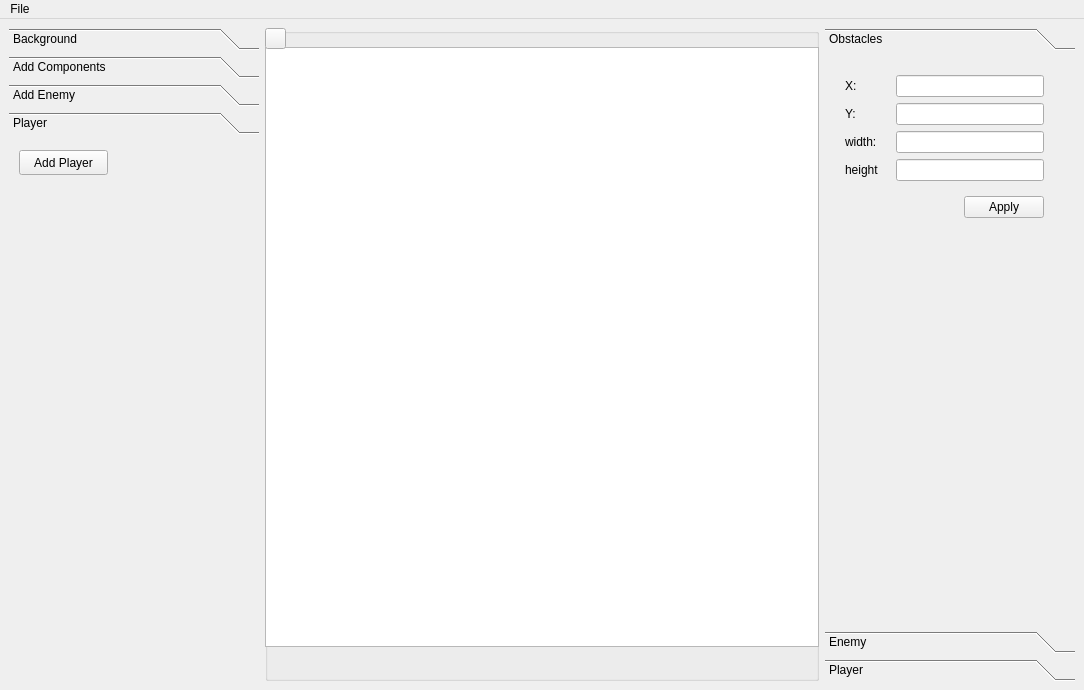
<?xml version="1.0" encoding="UTF-8"?>
<ui version="4.0">
 <class>MainWindow</class>
 <widget class="QMainWindow" name="MainWindow">
  <property name="geometry">
   <rect>
    <x>0</x>
    <y>0</y>
    <width>1084</width>
    <height>690</height>
   </rect>
  </property>
  <property name="windowTitle">
   <string>MainWindow</string>
  </property>
  <widget class="QWidget" name="centralwidget">
   <layout class="QHBoxLayout" name="horizontalLayout">
    <item>
     <widget class="QToolBox" name="tbConfigure">
      <property name="maximumSize">
       <size>
        <width>250</width>
        <height>16777215</height>
       </size>
      </property>
      <property name="currentIndex">
       <number>3</number>
      </property>
      <widget class="QWidget" name="page">
       <property name="geometry">
        <rect>
         <x>0</x>
         <y>0</y>
         <width>250</width>
         <height>526</height>
        </rect>
       </property>
       <attribute name="label">
        <string>Background</string>
       </attribute>
       <widget class="QPushButton" name="pbChooseFromDefault">
        <property name="geometry">
         <rect>
          <x>0</x>
          <y>0</y>
          <width>201</width>
          <height>25</height>
         </rect>
        </property>
        <property name="text">
         <string>Choose formDefault</string>
        </property>
       </widget>
      </widget>
      <widget class="QWidget" name="page_3">
       <property name="geometry">
        <rect>
         <x>0</x>
         <y>0</y>
         <width>250</width>
         <height>526</height>
        </rect>
       </property>
       <attribute name="label">
        <string>Add Components</string>
       </attribute>
       <widget class="QPushButton" name="pbRectangle">
        <property name="geometry">
         <rect>
          <x>0</x>
          <y>10</y>
          <width>89</width>
          <height>25</height>
         </rect>
        </property>
        <property name="text">
         <string>Rectangle</string>
        </property>
       </widget>
      </widget>
      <widget class="QWidget" name="page_2">
       <property name="geometry">
        <rect>
         <x>0</x>
         <y>0</y>
         <width>250</width>
         <height>526</height>
        </rect>
       </property>
       <attribute name="label">
        <string>Add Enemy</string>
       </attribute>
       <widget class="QPushButton" name="pbEnemyOne">
        <property name="geometry">
         <rect>
          <x>10</x>
          <y>10</y>
          <width>89</width>
          <height>25</height>
         </rect>
        </property>
        <property name="text">
         <string>Emeny one</string>
        </property>
       </widget>
      </widget>
      <widget class="QWidget" name="page_6">
       <property name="geometry">
        <rect>
         <x>0</x>
         <y>0</y>
         <width>250</width>
         <height>526</height>
        </rect>
       </property>
       <attribute name="label">
        <string>Player</string>
       </attribute>
       <widget class="QPushButton" name="pbAddPlayer">
        <property name="geometry">
         <rect>
          <x>10</x>
          <y>10</y>
          <width>89</width>
          <height>25</height>
         </rect>
        </property>
        <property name="text">
         <string>Add Player</string>
        </property>
       </widget>
      </widget>
     </widget>
    </item>
    <item>
     <widget class="QGroupBox" name="groupBox">
      <property name="enabled">
       <bool>true</bool>
      </property>
      <widget class="QGraphicsView" name="gvMainScene">
       <property name="enabled">
        <bool>true</bool>
       </property>
       <property name="geometry">
        <rect>
         <x>0</x>
         <y>19</y>
         <width>554</width>
         <height>600</height>
        </rect>
       </property>
       <property name="sizePolicy">
        <sizepolicy hsizetype="Maximum" vsizetype="Maximum">
         <horstretch>0</horstretch>
         <verstretch>0</verstretch>
        </sizepolicy>
       </property>
       <property name="autoFillBackground">
        <bool>false</bool>
       </property>
      </widget>
      <widget class="QPushButton" name="startBt">
       <property name="geometry">
        <rect>
         <x>0</x>
         <y>0</y>
         <width>21</width>
         <height>21</height>
        </rect>
       </property>
       <property name="font">
        <font>
         <family>Ubuntu</family>
        </font>
       </property>
       <property name="text">
        <string/>
       </property>
       <property name="icon">
        <iconset>
         <normaloff>icons/play-button-arrow.png</normaloff>
         <normalon>icons/play-button-arrow.png</normalon>icons/play-button-arrow.png</iconset>
       </property>
       <property name="default">
        <bool>false</bool>
       </property>
      </widget>
     </widget>
    </item>
    <item>
     <widget class="QToolBox" name="tbComponentInfo">
      <property name="sizePolicy">
       <sizepolicy hsizetype="Expanding" vsizetype="Preferred">
        <horstretch>0</horstretch>
        <verstretch>0</verstretch>
       </sizepolicy>
      </property>
      <property name="maximumSize">
       <size>
        <width>250</width>
        <height>16777215</height>
       </size>
      </property>
      <property name="currentIndex">
       <number>0</number>
      </property>
      <widget class="QWidget" name="page_4">
       <property name="geometry">
        <rect>
         <x>0</x>
         <y>0</y>
         <width>250</width>
         <height>557</height>
        </rect>
       </property>
       <attribute name="label">
        <string>Obstacles</string>
       </attribute>
       <widget class="QWidget" name="layoutWidget">
        <property name="geometry">
         <rect>
          <x>20</x>
          <y>10</y>
          <width>199</width>
          <height>163</height>
         </rect>
        </property>
        <layout class="QVBoxLayout" name="verticalLayout_2">
         <item>
          <layout class="QVBoxLayout" name="verticalLayout">
           <item>
            <layout class="QHBoxLayout" name="horizontalLayout_2">
             <item>
              <widget class="QLabel" name="label">
               <property name="minimumSize">
                <size>
                 <width>45</width>
                 <height>0</height>
                </size>
               </property>
               <property name="maximumSize">
                <size>
                 <width>45</width>
                 <height>16777215</height>
                </size>
               </property>
               <property name="text">
                <string>X:</string>
               </property>
              </widget>
             </item>
             <item>
              <widget class="QLineEdit" name="leRectangleX"/>
             </item>
            </layout>
           </item>
           <item>
            <layout class="QHBoxLayout" name="horizontalLayout_3">
             <item>
              <widget class="QLabel" name="label_3">
               <property name="minimumSize">
                <size>
                 <width>45</width>
                 <height>0</height>
                </size>
               </property>
               <property name="maximumSize">
                <size>
                 <width>50</width>
                 <height>16777215</height>
                </size>
               </property>
               <property name="text">
                <string>Y:</string>
               </property>
              </widget>
             </item>
             <item>
              <widget class="QLineEdit" name="leRectangleY"/>
             </item>
            </layout>
           </item>
           <item>
            <layout class="QHBoxLayout" name="horizontalLayout_4">
             <item>
              <widget class="QLabel" name="label_4">
               <property name="minimumSize">
                <size>
                 <width>45</width>
                 <height>0</height>
                </size>
               </property>
               <property name="maximumSize">
                <size>
                 <width>45</width>
                 <height>16777215</height>
                </size>
               </property>
               <property name="text">
                <string>width:</string>
               </property>
              </widget>
             </item>
             <item>
              <widget class="QLineEdit" name="leRectangleWidth"/>
             </item>
            </layout>
           </item>
           <item>
            <layout class="QHBoxLayout" name="horizontalLayout_5">
             <item>
              <widget class="QLabel" name="label_2">
               <property name="minimumSize">
                <size>
                 <width>45</width>
                 <height>0</height>
                </size>
               </property>
               <property name="maximumSize">
                <size>
                 <width>45</width>
                 <height>16777215</height>
                </size>
               </property>
               <property name="text">
                <string>height</string>
               </property>
              </widget>
             </item>
             <item>
              <widget class="QLineEdit" name="leRectangleHeight"/>
             </item>
            </layout>
           </item>
          </layout>
         </item>
         <item>
          <layout class="QHBoxLayout" name="horizontalLayout_6">
           <item>
            <spacer name="horizontalSpacer">
             <property name="orientation">
              <enum>Qt::Horizontal</enum>
             </property>
             <property name="sizeHint" stdset="0">
              <size>
               <width>40</width>
               <height>20</height>
              </size>
             </property>
            </spacer>
           </item>
           <item>
            <widget class="QPushButton" name="pbRectangleApply">
             <property name="text">
              <string>Apply</string>
             </property>
            </widget>
           </item>
          </layout>
         </item>
        </layout>
       </widget>
      </widget>
      <widget class="QWidget" name="page_5">
       <property name="geometry">
        <rect>
         <x>0</x>
         <y>0</y>
         <width>250</width>
         <height>557</height>
        </rect>
       </property>
       <attribute name="label">
        <string>Enemy</string>
       </attribute>
       <widget class="QWidget" name="layoutWidget">
        <property name="geometry">
         <rect>
          <x>10</x>
          <y>10</y>
          <width>202</width>
          <height>194</height>
         </rect>
        </property>
        <layout class="QVBoxLayout" name="verticalLayout_3">
         <item>
          <layout class="QHBoxLayout" name="horizontalLayout_7">
           <item>
            <widget class="QLabel" name="label_5">
             <property name="minimumSize">
              <size>
               <width>44</width>
               <height>0</height>
              </size>
             </property>
             <property name="maximumSize">
              <size>
               <width>16777215</width>
               <height>16777215</height>
              </size>
             </property>
             <property name="text">
              <string>X:</string>
             </property>
            </widget>
           </item>
           <item>
            <widget class="QLineEdit" name="leEnemyX"/>
           </item>
          </layout>
         </item>
         <item>
          <layout class="QHBoxLayout" name="horizontalLayout_8">
           <item>
            <widget class="QLabel" name="label_6">
             <property name="minimumSize">
              <size>
               <width>44</width>
               <height>0</height>
              </size>
             </property>
             <property name="text">
              <string>Y:</string>
             </property>
            </widget>
           </item>
           <item>
            <widget class="QLineEdit" name="leEnemyY"/>
           </item>
          </layout>
         </item>
         <item>
          <layout class="QHBoxLayout" name="horizontalLayout_9">
           <item>
            <widget class="QLabel" name="label_8">
             <property name="text">
              <string>Width:</string>
             </property>
            </widget>
           </item>
           <item>
            <widget class="QLineEdit" name="leEnemyWidth"/>
           </item>
          </layout>
         </item>
         <item>
          <layout class="QHBoxLayout" name="horizontalLayout_10">
           <item>
            <widget class="QLabel" name="label_9">
             <property name="text">
              <string>Height:</string>
             </property>
            </widget>
           </item>
           <item>
            <widget class="QLineEdit" name="leEnemyHeight"/>
           </item>
          </layout>
         </item>
         <item>
          <layout class="QHBoxLayout" name="horizontalLayout_11">
           <item>
            <widget class="QLabel" name="label_7">
             <property name="text">
              <string>Range:</string>
             </property>
            </widget>
           </item>
           <item>
            <widget class="QLineEdit" name="leEnemyRange"/>
           </item>
          </layout>
         </item>
         <item>
          <layout class="QHBoxLayout" name="horizontalLayout_12">
           <item>
            <spacer name="horizontalSpacer_2">
             <property name="orientation">
              <enum>Qt::Horizontal</enum>
             </property>
             <property name="sizeType">
              <enum>QSizePolicy::Fixed</enum>
             </property>
             <property name="sizeHint" stdset="0">
              <size>
               <width>100</width>
               <height>18</height>
              </size>
             </property>
            </spacer>
           </item>
           <item>
            <widget class="QPushButton" name="pbEnemyApply">
             <property name="text">
              <string>Apply</string>
             </property>
            </widget>
           </item>
          </layout>
         </item>
        </layout>
       </widget>
      </widget>
      <widget class="QWidget" name="page_7">
       <property name="geometry">
        <rect>
         <x>0</x>
         <y>0</y>
         <width>250</width>
         <height>557</height>
        </rect>
       </property>
       <attribute name="label">
        <string>Player</string>
       </attribute>
       <widget class="QWidget" name="layoutWidget">
        <property name="geometry">
         <rect>
          <x>10</x>
          <y>20</y>
          <width>202</width>
          <height>161</height>
         </rect>
        </property>
        <layout class="QVBoxLayout" name="verticalLayout_4">
         <item>
          <layout class="QHBoxLayout" name="horizontalLayout_13">
           <item>
            <widget class="QLabel" name="label_10">
             <property name="minimumSize">
              <size>
               <width>44</width>
               <height>0</height>
              </size>
             </property>
             <property name="text">
              <string>X:</string>
             </property>
            </widget>
           </item>
           <item>
            <widget class="QLineEdit" name="lePlayerX"/>
           </item>
          </layout>
         </item>
         <item>
          <layout class="QHBoxLayout" name="horizontalLayout_14">
           <item>
            <widget class="QLabel" name="label_11">
             <property name="minimumSize">
              <size>
               <width>44</width>
               <height>0</height>
              </size>
             </property>
             <property name="text">
              <string>Y:</string>
             </property>
            </widget>
           </item>
           <item>
            <widget class="QLineEdit" name="lePlayerY"/>
           </item>
          </layout>
         </item>
         <item>
          <layout class="QHBoxLayout" name="horizontalLayout_15">
           <item>
            <widget class="QLabel" name="label_12">
             <property name="minimumSize">
              <size>
               <width>44</width>
               <height>0</height>
              </size>
             </property>
             <property name="text">
              <string>Width:</string>
             </property>
            </widget>
           </item>
           <item>
            <widget class="QLineEdit" name="lePlayerWidth"/>
           </item>
          </layout>
         </item>
         <item>
          <layout class="QHBoxLayout" name="horizontalLayout_16">
           <item>
            <widget class="QLabel" name="label_13">
             <property name="minimumSize">
              <size>
               <width>44</width>
               <height>0</height>
              </size>
             </property>
             <property name="text">
              <string>Height:</string>
             </property>
            </widget>
           </item>
           <item>
            <widget class="QLineEdit" name="lePlayerHeight"/>
           </item>
          </layout>
         </item>
         <item>
          <layout class="QHBoxLayout" name="horizontalLayout_17">
           <item>
            <spacer name="horizontalSpacer_3">
             <property name="orientation">
              <enum>Qt::Horizontal</enum>
             </property>
             <property name="sizeHint" stdset="0">
              <size>
               <width>78</width>
               <height>20</height>
              </size>
             </property>
            </spacer>
           </item>
           <item>
            <widget class="QPushButton" name="pbPlayerApply">
             <property name="text">
              <string>Apply</string>
             </property>
            </widget>
           </item>
          </layout>
         </item>
        </layout>
       </widget>
      </widget>
     </widget>
    </item>
   </layout>
  </widget>
  <widget class="QMenuBar" name="menubar">
   <property name="geometry">
    <rect>
     <x>0</x>
     <y>0</y>
     <width>1084</width>
     <height>22</height>
    </rect>
   </property>
   <widget class="QMenu" name="menuFile">
    <property name="title">
     <string>File</string>
    </property>
    <addaction name="actionSave"/>
    <addaction name="actionLoad"/>
    <addaction name="actionClear"/>
   </widget>
   <addaction name="menuFile"/>
  </widget>
  <action name="actionSave">
   <property name="text">
    <string>Save</string>
   </property>
  </action>
  <action name="actionLoad">
   <property name="text">
    <string>Load</string>
   </property>
  </action>
  <action name="actionClear">
   <property name="text">
    <string>Clear</string>
   </property>
  </action>
 </widget>
 <resources/>
 <connections/>
</ui>
